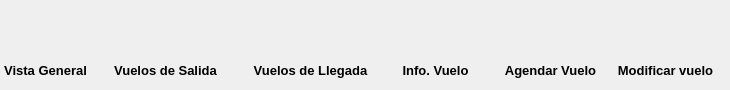
     <widget class="QWidget" name="page_4">
      <widget class="QLabel" name="label_cerrarsesion_4">
       <property name="geometry">
        <rect>
         <x>390</x>
         <y>60</y>
         <width>91</width>
         <height>21</height>
        </rect>
       </property>
       <property name="font">
        <font>
         <family>Nirmala UI</family>
         <pointsize>10</pointsize>
         <weight>75</weight>
         <bold>true</bold>
        </font>
       </property>
       <property name="text">
        <string>&lt;html&gt;&lt;head/&gt;&lt;body&gt;&lt;p align=&quot;center&quot;&gt;&lt;span style=&quot; color:#000000;&quot;&gt;Info. Vuelo&lt;/span&gt;&lt;/p&gt;&lt;/body&gt;&lt;/html&gt;</string>
       </property>
      </widget>
      <widget class="QPushButton" name="bt_vuelosSalida">
       <property name="geometry">
        <rect>
         <x>140</x>
         <y>10</y>
         <width>51</width>
         <height>51</height>
        </rect>
       </property>
       <property name="font">
        <font>
         <family>Nirmala UI</family>
         <pointsize>10</pointsize>
         <weight>75</weight>
         <bold>true</bold>
        </font>
       </property>
       <property name="cursor">
        <cursorShape>PointingHandCursor</cursorShape>
       </property>
       <property name="styleSheet">
        <string notr="true">QPushButton:hover
{
	border-style: solid;
   	background-color:#bbdefb;

}

QPushButton:pressed
{
	background-color:#0069c0;
}</string>
       </property>
       <property name="text">
        <string/>
       </property>
       <property name="icon">
        <iconset>
         <normaloff>../Ventanas/Icons/Despegue.png</normaloff>../Ventanas/Icons/Despegue.png</iconset>
       </property>
       <property name="iconSize">
        <size>
         <width>50</width>
         <height>61</height>
        </size>
       </property>
       <property name="flat">
        <bool>true</bool>
       </property>
      </widget>
      <widget class="QLabel" name="label_cerrarsesion_2">
       <property name="geometry">
        <rect>
         <x>110</x>
         <y>60</y>
         <width>111</width>
         <height>21</height>
        </rect>
       </property>
       <property name="font">
        <font>
         <family>Nirmala UI</family>
         <pointsize>10</pointsize>
         <weight>75</weight>
         <bold>true</bold>
        </font>
       </property>
       <property name="text">
        <string>&lt;html&gt;&lt;head/&gt;&lt;body&gt;&lt;p align=&quot;center&quot;&gt;&lt;span style=&quot; color:#000000;&quot;&gt;Vuelos de Salida&lt;/span&gt;&lt;/p&gt;&lt;/body&gt;&lt;/html&gt;</string>
       </property>
      </widget>
      <widget class="QLabel" name="label_cerrarsesion_3">
       <property name="geometry">
        <rect>
         <x>250</x>
         <y>60</y>
         <width>121</width>
         <height>21</height>
        </rect>
       </property>
       <property name="font">
        <font>
         <family>Nirmala UI</family>
         <pointsize>10</pointsize>
         <weight>75</weight>
         <bold>true</bold>
        </font>
       </property>
       <property name="text">
        <string>&lt;html&gt;&lt;head/&gt;&lt;body&gt;&lt;p align=&quot;center&quot;&gt;&lt;span style=&quot; color:#000000;&quot;&gt;Vuelos de Llegada&lt;/span&gt;&lt;/p&gt;&lt;/body&gt;&lt;/html&gt;</string>
       </property>
      </widget>
      <widget class="QPushButton" name="bt_vistaGeneral">
       <property name="geometry">
        <rect>
         <x>20</x>
         <y>10</y>
         <width>51</width>
         <height>51</height>
        </rect>
       </property>
       <property name="font">
        <font>
         <family>Nirmala UI</family>
         <pointsize>10</pointsize>
         <weight>75</weight>
         <bold>true</bold>
        </font>
       </property>
       <property name="cursor">
        <cursorShape>PointingHandCursor</cursorShape>
       </property>
       <property name="styleSheet">
        <string notr="true">QPushButton:hover
{
	border-style: solid;
   	background-color:#bbdefb;

}

QPushButton:pressed
{
	background-color:#0069c0;
}</string>
       </property>
       <property name="text">
        <string/>
       </property>
       <property name="icon">
        <iconset>
         <normaloff>../Ventanas/Icons/Agenda.png</normaloff>../Ventanas/Icons/Agenda.png</iconset>
       </property>
       <property name="iconSize">
        <size>
         <width>50</width>
         <height>61</height>
        </size>
       </property>
       <property name="flat">
        <bool>true</bool>
       </property>
      </widget>
      <widget class="QPushButton" name="bt_infoVuelo">
       <property name="geometry">
        <rect>
         <x>410</x>
         <y>10</y>
         <width>51</width>
         <height>51</height>
        </rect>
       </property>
       <property name="font">
        <font>
         <family>Nirmala UI</family>
         <pointsize>10</pointsize>
         <weight>75</weight>
         <bold>true</bold>
        </font>
       </property>
       <property name="cursor">
        <cursorShape>PointingHandCursor</cursorShape>
       </property>
       <property name="styleSheet">
        <string notr="true">QPushButton:hover
{
	border-style: solid;
   	background-color:#bbdefb;

}

QPushButton:pressed
{
	background-color:#0069c0;
}</string>
       </property>
       <property name="text">
        <string/>
       </property>
       <property name="icon">
        <iconset>
         <normaloff>../Ventanas/Icons/vuelo.png</normaloff>../Ventanas/Icons/vuelo.png</iconset>
       </property>
       <property name="iconSize">
        <size>
         <width>50</width>
         <height>61</height>
        </size>
       </property>
       <property name="flat">
        <bool>true</bool>
       </property>
      </widget>
      <widget class="QPushButton" name="bt_agendarVuelo">
       <property name="geometry">
        <rect>
         <x>520</x>
         <y>10</y>
         <width>61</width>
         <height>51</height>
        </rect>
       </property>
       <property name="font">
        <font>
         <family>Nirmala UI</family>
         <pointsize>10</pointsize>
         <weight>75</weight>
         <bold>true</bold>
        </font>
       </property>
       <property name="cursor">
        <cursorShape>PointingHandCursor</cursorShape>
       </property>
       <property name="styleSheet">
        <string notr="true">QPushButton:hover
{
	border-style: solid;
   	background-color:#bbdefb;

}

QPushButton:pressed
{
	background-color:#0069c0;
}</string>
       </property>
       <property name="text">
        <string/>
       </property>
       <property name="icon">
        <iconset>
         <normaloff>../Ventanas/Icons/agendar_vuelo.png</normaloff>../Ventanas/Icons/agendar_vuelo.png</iconset>
       </property>
       <property name="iconSize">
        <size>
         <width>50</width>
         <height>61</height>
        </size>
       </property>
       <property name="flat">
        <bool>true</bool>
       </property>
      </widget>
      <widget class="QLabel" name="label_cerrarsesion_17">
       <property name="geometry">
        <rect>
         <x>500</x>
         <y>60</y>
         <width>101</width>
         <height>21</height>
        </rect>
       </property>
       <property name="font">
        <font>
         <family>Nirmala UI</family>
         <pointsize>10</pointsize>
         <weight>75</weight>
         <bold>true</bold>
        </font>
       </property>
       <property name="text">
        <string>&lt;html&gt;&lt;head/&gt;&lt;body&gt;&lt;p align=&quot;center&quot;&gt;&lt;span style=&quot; color:#000000;&quot;&gt;Agendar Vuelo&lt;/span&gt;&lt;/p&gt;&lt;/body&gt;&lt;/html&gt;</string>
       </property>
      </widget>
      <widget class="QPushButton" name="bt_modificarvuelo">
       <property name="geometry">
        <rect>
         <x>640</x>
         <y>10</y>
         <width>61</width>
         <height>51</height>
        </rect>
       </property>
       <property name="font">
        <font>
         <family>Nirmala UI</family>
         <pointsize>10</pointsize>
         <weight>75</weight>
         <bold>true</bold>
        </font>
       </property>
       <property name="cursor">
        <cursorShape>PointingHandCursor</cursorShape>
       </property>
       <property name="styleSheet">
        <string notr="true">QPushButton:hover
{
	border-style: solid;
   	background-color:#bbdefb;

}

QPushButton:pressed
{
	background-color:#0069c0;
}</string>
       </property>
       <property name="text">
        <string/>
       </property>
       <property name="icon">
        <iconset>
         <normaloff>../Ventanas/Icons/modificar_vuelo.png</normaloff>../Ventanas/Icons/modificar_vuelo.png</iconset>
       </property>
       <property name="iconSize">
        <size>
         <width>50</width>
         <height>61</height>
        </size>
       </property>
       <property name="flat">
        <bool>true</bool>
       </property>
      </widget>
      <widget class="QLabel" name="label_cerrarsesion_6">
       <property name="geometry">
        <rect>
         <x>0</x>
         <y>60</y>
         <width>91</width>
         <height>21</height>
        </rect>
       </property>
       <property name="font">
        <font>
         <family>Nirmala UI</family>
         <pointsize>10</pointsize>
         <weight>75</weight>
         <bold>true</bold>
        </font>
       </property>
       <property name="text">
        <string>&lt;html&gt;&lt;head/&gt;&lt;body&gt;&lt;p align=&quot;center&quot;&gt;Vista General&lt;/p&gt;&lt;/body&gt;&lt;/html&gt;</string>
       </property>
      </widget>
      <widget class="QPushButton" name="bt_vuelosLlegada">
       <property name="geometry">
        <rect>
         <x>280</x>
         <y>10</y>
         <width>51</width>
         <height>51</height>
        </rect>
       </property>
       <property name="font">
        <font>
         <family>Nirmala UI</family>
         <pointsize>10</pointsize>
         <weight>75</weight>
         <bold>true</bold>
        </font>
       </property>
       <property name="cursor">
        <cursorShape>PointingHandCursor</cursorShape>
       </property>
       <property name="styleSheet">
        <string notr="true">QPushButton:hover
{
	border-style: solid;
   	background-color:#bbdefb;

}

QPushButton:pressed
{
	background-color:#0069c0;
}</string>
       </property>
       <property name="text">
        <string/>
       </property>
       <property name="icon">
        <iconset>
         <normaloff>../Ventanas/Icons/Aterrizaje.png</normaloff>../Ventanas/Icons/Aterrizaje.png</iconset>
       </property>
       <property name="iconSize">
        <size>
         <width>50</width>
         <height>61</height>
        </size>
       </property>
       <property name="flat">
        <bool>true</bool>
       </property>
      </widget>
      <widget class="QLabel" name="label_cerrarsesion_18">
       <property name="geometry">
        <rect>
         <x>610</x>
         <y>60</y>
         <width>111</width>
         <height>21</height>
        </rect>
       </property>
       <property name="font">
        <font>
         <family>Nirmala UI</family>
         <pointsize>10</pointsize>
         <weight>75</weight>
         <bold>true</bold>
        </font>
       </property>
       <property name="text">
        <string>&lt;html&gt;&lt;head/&gt;&lt;body&gt;&lt;p align=&quot;center&quot;&gt;&lt;span style=&quot; color:#000000;&quot;&gt;Modificar vuelo&lt;/span&gt;&lt;/p&gt;&lt;/body&gt;&lt;/html&gt;</string>
       </property>
      </widget>
      <zorder>label_cerrarsesion_6</zorder>
      <zorder>bt_vistaGeneral</zorder>
      <zorder>label_cerrarsesion_3</zorder>
      <zorder>label_cerrarsesion_18</zorder>
      <zorder>label_cerrarsesion_17</zorder>
      <zorder>bt_agendarVuelo</zorder>
      <zorder>bt_vuelosSalida</zorder>
      <zorder>label_cerrarsesion_2</zorder>
      <zorder>bt_infoVuelo</zorder>
      <zorder>bt_modificarvuelo</zorder>
      <zorder>bt_vuelosLlegada</zorder>
      <zorder>label_cerrarsesion_4</zorder>
     </widget>
